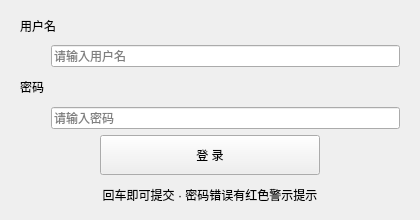
<?xml version="1.0" encoding="UTF-8"?>
<ui version="4.0">
 <class>LoginAdminWidget</class>
 <widget class="QWidget" name="LoginAdminWidget">
  <property name="geometry">
   <rect>
    <x>0</x>
    <y>0</y>
    <width>420</width>
    <height>220</height>
   </rect>
  </property>
  <property name="windowTitle">
   <string>Form</string>
  </property>
  <layout class="QVBoxLayout" name="verticalLayout">
   <property name="leftMargin">
    <number>20</number>
   </property>
   <property name="topMargin">
    <number>12</number>
   </property>
   <property name="rightMargin">
    <number>20</number>
   </property>
   <property name="bottomMargin">
    <number>12</number>
   </property>
   <item>
    <widget class="QLabel" name="userKeyLabel">
     <property name="text">
      <string>用户名</string>
     </property>
    </widget>
   </item>
   <item>
    <layout class="QHBoxLayout" name="userInputLayout">
     <property name="spacing">
      <number>9</number>
     </property>
     <item>
      <widget class="QLabel" name="userIconLabel">
       <property name="minimumSize">
        <size>
         <width>22</width>
         <height>22</height>
        </size>
       </property>
       <property name="maximumSize">
        <size>
         <width>22</width>
         <height>22</height>
        </size>
       </property>
       <property name="text">
        <string/>
       </property>
      </widget>
     </item>
     <item>
      <widget class="QLineEdit" name="userLineEdit">
       <property name="minimumSize">
        <size>
         <width>240</width>
         <height>0</height>
        </size>
       </property>
       <property name="placeholderText">
        <string>请输入用户名</string>
       </property>
      </widget>
     </item>
    </layout>
   </item>
   <item>
    <widget class="QLabel" name="pwdKeyLabel">
     <property name="text">
      <string>密码</string>
     </property>
    </widget>
   </item>
   <item>
    <layout class="QHBoxLayout" name="pwdInputLayout">
     <property name="spacing">
      <number>9</number>
     </property>
     <item>
      <widget class="QLabel" name="pwdIconLabel">
       <property name="minimumSize">
        <size>
         <width>22</width>
         <height>22</height>
        </size>
       </property>
       <property name="maximumSize">
        <size>
         <width>22</width>
         <height>22</height>
        </size>
       </property>
       <property name="text">
        <string/>
       </property>
      </widget>
     </item>
     <item>
      <widget class="QLineEdit" name="pwdLineEdit">
       <property name="minimumSize">
        <size>
         <width>240</width>
         <height>0</height>
        </size>
       </property>
       <property name="echoMode">
        <enum>QLineEdit::Password</enum>
       </property>
       <property name="placeholderText">
        <string>请输入密码</string>
       </property>
      </widget>
     </item>
    </layout>
   </item>
   <item>
    <layout class="QHBoxLayout" name="btnLayout">
     <item>
      <spacer name="btnLeftSpacer">
       <property name="orientation">
        <enum>Qt::Horizontal</enum>
       </property>
       <property name="sizeHint" stdset="0">
        <size>
         <width>40</width>
         <height>20</height>
        </size>
       </property>
      </spacer>
     </item>
     <item>
      <widget class="QPushButton" name="loginBtn">
       <property name="minimumSize">
        <size>
         <width>220</width>
         <height>40</height>
        </size>
       </property>
       <property name="primary" stdset="0">
        <bool>true</bool>
       </property>
       <property name="text">
        <string>登 录</string>
       </property>
      </widget>
     </item>
     <item>
      <spacer name="btnRightSpacer">
       <property name="orientation">
        <enum>Qt::Horizontal</enum>
       </property>
       <property name="sizeHint" stdset="0">
        <size>
         <width>40</width>
         <height>20</height>
        </size>
       </property>
      </spacer>
     </item>
    </layout>
   </item>
   <item>
    <widget class="QLabel" name="adminHintLabel">
     <property name="alignment">
      <set>Qt::AlignCenter</set>
     </property>
     <property name="text">
      <string>回车即可提交 · 密码错误有红色警示提示</string>
     </property>
    </widget>
   </item>
  </layout>
 </widget>
 <resources/>
 <connections/>
</ui>
